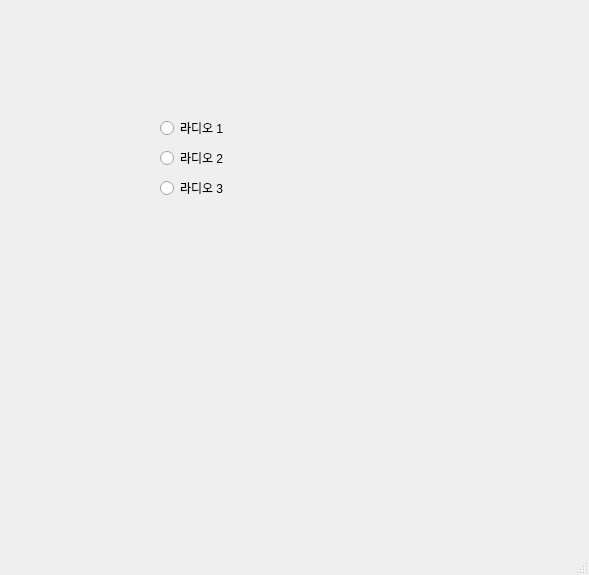
<?xml version="1.0" encoding="UTF-8"?>
<ui version="4.0">
 <class>MainWindow</class>
 <widget class="QMainWindow" name="MainWindow">
  <property name="geometry">
   <rect>
    <x>0</x>
    <y>0</y>
    <width>589</width>
    <height>575</height>
   </rect>
  </property>
  <property name="windowTitle">
   <string>MainWindow</string>
  </property>
  <widget class="QWidget" name="centralwidget">
   <widget class="QRadioButton" name="radioButton_1">
    <property name="geometry">
     <rect>
      <x>160</x>
      <y>120</y>
      <width>90</width>
      <height>16</height>
     </rect>
    </property>
    <property name="text">
     <string>라디오 1</string>
    </property>
   </widget>
   <widget class="QRadioButton" name="radioButton_2">
    <property name="geometry">
     <rect>
      <x>160</x>
      <y>150</y>
      <width>90</width>
      <height>16</height>
     </rect>
    </property>
    <property name="text">
     <string>라디오 2</string>
    </property>
   </widget>
   <widget class="QRadioButton" name="radioButton_3">
    <property name="geometry">
     <rect>
      <x>160</x>
      <y>180</y>
      <width>90</width>
      <height>16</height>
     </rect>
    </property>
    <property name="text">
     <string>라디오 3</string>
    </property>
   </widget>
  </widget>
  <widget class="QMenuBar" name="menubar">
   <property name="geometry">
    <rect>
     <x>0</x>
     <y>0</y>
     <width>589</width>
     <height>21</height>
    </rect>
   </property>
  </widget>
  <widget class="QStatusBar" name="statusbar"/>
 </widget>
 <resources/>
 <connections/>
</ui>
